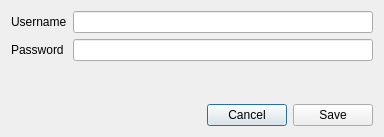
<?xml version="1.0" encoding="UTF-8"?>
<ui version="4.0">
 <class>Dialog</class>
 <widget class="QDialog" name="Dialog">
  <property name="geometry">
   <rect>
    <x>0</x>
    <y>0</y>
    <width>384</width>
    <height>137</height>
   </rect>
  </property>
  <property name="windowTitle">
   <string>Account details</string>
  </property>
  <property name="windowIcon">
   <iconset theme="kmail"/>
  </property>
  <layout class="QVBoxLayout" name="verticalLayout_2">
   <item>
    <layout class="QFormLayout" name="formLayout">
     <item row="0" column="0">
      <widget class="QLabel" name="label">
       <property name="text">
        <string>Username</string>
       </property>
      </widget>
     </item>
     <item row="0" column="1">
      <widget class="QLineEdit" name="txtUserName"/>
     </item>
     <item row="1" column="0">
      <widget class="QLabel" name="label_2">
       <property name="text">
        <string>Password</string>
       </property>
      </widget>
     </item>
     <item row="1" column="1">
      <widget class="QLineEdit" name="txtPassword">
       <property name="echoMode">
        <enum>QLineEdit::Password</enum>
       </property>
      </widget>
     </item>
    </layout>
   </item>
   <item>
    <layout class="QHBoxLayout" name="horizontalLayout_3">
     <item>
      <spacer name="horizontalSpacer">
       <property name="orientation">
        <enum>Qt::Horizontal</enum>
       </property>
       <property name="sizeHint" stdset="0">
        <size>
         <width>40</width>
         <height>20</height>
        </size>
       </property>
      </spacer>
     </item>
     <item>
      <widget class="QPushButton" name="btnCancel">
       <property name="text">
        <string>Cancel</string>
       </property>
       <property name="icon">
        <iconset theme="dialog-cancel">
         <normaloff/>
        </iconset>
       </property>
      </widget>
     </item>
     <item>
      <widget class="QPushButton" name="BtnSave">
       <property name="text">
        <string>Save</string>
       </property>
       <property name="icon">
        <iconset theme="dialog-ok-apply">
         <normaloff/>
        </iconset>
       </property>
      </widget>
     </item>
    </layout>
   </item>
  </layout>
 </widget>
 <resources/>
 <connections>
  <connection>
   <sender>BtnSave</sender>
   <signal>clicked()</signal>
   <receiver>Dialog</receiver>
   <slot>accept()</slot>
   <hints>
    <hint type="sourcelabel">
     <x>285</x>
     <y>106</y>
    </hint>
    <hint type="destinationlabel">
     <x>238</x>
     <y>-23</y>
    </hint>
   </hints>
  </connection>
  <connection>
   <sender>btnCancel</sender>
   <signal>clicked()</signal>
   <receiver>Dialog</receiver>
   <slot>reject()</slot>
   <hints>
    <hint type="sourcelabel">
     <x>145</x>
     <y>105</y>
    </hint>
    <hint type="destinationlabel">
     <x>150</x>
     <y>-13</y>
    </hint>
   </hints>
  </connection>
 </connections>
</ui>
